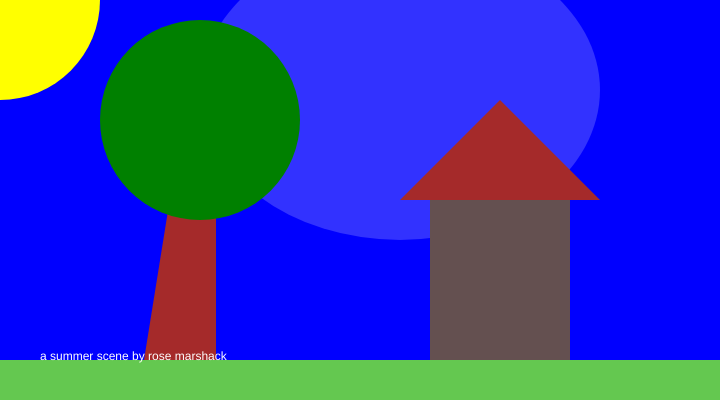
Frame 1 (no input)
Frame 60 (no input): identical to frame 1, image omitted
Frame 120 (the mouse pressed at the canvas centre since frame 60): identical to frame 1, image omitted

The p5.js sketch that drew this single still picture (run headless with seeded random() and noise() and a simulated clock; from frame 60 on, the mouse is pressed at the canvas centre):

// p5.js sketch
// ── sketch.js
function setup() {

  // Sets the screen to be 720 pixels wide and 400 pixels high
  createCanvas(720, 400);
  background('blue');
  noStroke();

    fill('yellow');
  ellipse(0, 0, 200, 200);

  fill(255, 50);
  ellipse(400, 90, 400, 300);

  fill('brown');
  triangle(400, 200, 600, 200, 500, 100);

  fill(100, 80, 80);
  rect(430, 200, 140, 180);

  fill('brown');
  quad(189, 80, 216, 80, 216, 360, 144, 360);

  fill('green');
  ellipse(200, 120, 200);

  fill(100, 200, 80);
  rect(0, 360, 720, 40);

  fill('light blue');
  text("a summer scene by rose marshack", 40, 360);
}

function draw() {


}
